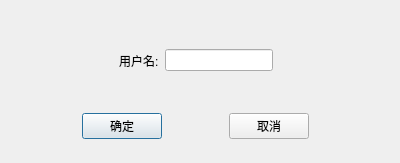
<?xml version="1.0" encoding="UTF-8"?>
<ui version="4.0">
 <class>Dialog</class>
 <widget class="QDialog" name="Dialog">
  <property name="geometry">
   <rect>
    <x>0</x>
    <y>0</y>
    <width>400</width>
    <height>163</height>
   </rect>
  </property>
  <property name="windowTitle">
   <string>Dialog</string>
  </property>
  <widget class="QWidget" name="layoutWidget">
   <property name="geometry">
    <rect>
     <x>20</x>
     <y>110</y>
     <width>351</width>
     <height>33</height>
    </rect>
   </property>
   <layout class="QHBoxLayout">
    <property name="spacing">
     <number>6</number>
    </property>
    <property name="leftMargin">
     <number>0</number>
    </property>
    <property name="topMargin">
     <number>0</number>
    </property>
    <property name="rightMargin">
     <number>0</number>
    </property>
    <property name="bottomMargin">
     <number>0</number>
    </property>
    <item>
     <spacer name="horizontalSpacer_2">
      <property name="orientation">
       <enum>Qt::Horizontal</enum>
      </property>
      <property name="sizeHint" stdset="0">
       <size>
        <width>40</width>
        <height>20</height>
       </size>
      </property>
     </spacer>
    </item>
    <item>
     <widget class="QPushButton" name="okButton">
      <property name="text">
       <string>确定</string>
      </property>
     </widget>
    </item>
    <item>
     <spacer name="horizontalSpacer">
      <property name="orientation">
       <enum>Qt::Horizontal</enum>
      </property>
      <property name="sizeHint" stdset="0">
       <size>
        <width>40</width>
        <height>20</height>
       </size>
      </property>
     </spacer>
    </item>
    <item>
     <widget class="QPushButton" name="cancelButton">
      <property name="text">
       <string>取消</string>
      </property>
     </widget>
    </item>
    <item>
     <spacer name="horizontalSpacer_3">
      <property name="orientation">
       <enum>Qt::Horizontal</enum>
      </property>
      <property name="sizeHint" stdset="0">
       <size>
        <width>40</width>
        <height>20</height>
       </size>
      </property>
     </spacer>
    </item>
   </layout>
  </widget>
  <widget class="QWidget" name="horizontalLayoutWidget">
   <property name="geometry">
    <rect>
     <x>20</x>
     <y>30</y>
     <width>351</width>
     <height>61</height>
    </rect>
   </property>
   <layout class="QHBoxLayout" name="horizontalLayout">
    <item>
     <spacer name="horizontalSpacer_5">
      <property name="orientation">
       <enum>Qt::Horizontal</enum>
      </property>
      <property name="sizeHint" stdset="0">
       <size>
        <width>40</width>
        <height>20</height>
       </size>
      </property>
     </spacer>
    </item>
    <item>
     <widget class="QLabel" name="label">
      <property name="text">
       <string>用户名:</string>
      </property>
     </widget>
    </item>
    <item>
     <widget class="QLineEdit" name="lineEdit"/>
    </item>
    <item>
     <spacer name="horizontalSpacer_4">
      <property name="orientation">
       <enum>Qt::Horizontal</enum>
      </property>
      <property name="sizeHint" stdset="0">
       <size>
        <width>40</width>
        <height>20</height>
       </size>
      </property>
     </spacer>
    </item>
   </layout>
  </widget>
 </widget>
 <resources/>
 <connections>
  <connection>
   <sender>okButton</sender>
   <signal>clicked()</signal>
   <receiver>Dialog</receiver>
   <slot>accept()</slot>
   <hints>
    <hint type="sourcelabel">
     <x>159</x>
     <y>118</y>
    </hint>
    <hint type="destinationlabel">
     <x>96</x>
     <y>162</y>
    </hint>
   </hints>
  </connection>
  <connection>
   <sender>cancelButton</sender>
   <signal>clicked()</signal>
   <receiver>Dialog</receiver>
   <slot>reject()</slot>
   <hints>
    <hint type="sourcelabel">
     <x>305</x>
     <y>118</y>
    </hint>
    <hint type="destinationlabel">
     <x>179</x>
     <y>162</y>
    </hint>
   </hints>
  </connection>
 </connections>
</ui>
